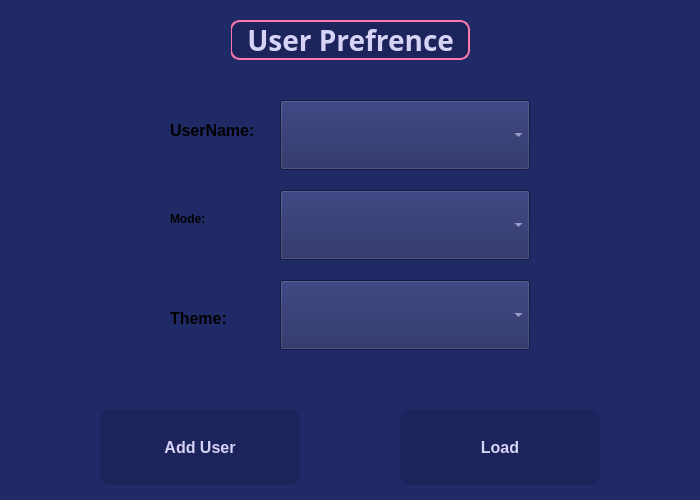
<?xml version="1.0" encoding="UTF-8"?>
<ui version="4.0">
 <class>User_Prefrence</class>
 <widget class="QDialog" name="User_Prefrence">
  <property name="geometry">
   <rect>
    <x>0</x>
    <y>0</y>
    <width>700</width>
    <height>500</height>
   </rect>
  </property>
  <property name="windowTitle">
   <string>Dialog</string>
  </property>
  <property name="styleSheet">
   <string notr="true">background:#202A67;
</string>
  </property>
  <widget class="QLabel" name="label">
   <property name="geometry">
    <rect>
     <x>230</x>
     <y>20</y>
     <width>240</width>
     <height>40</height>
    </rect>
   </property>
   <property name="font">
    <font>
     <family>Umpush</family>
     <pointsize>21</pointsize>
     <bold>true</bold>
    </font>
   </property>
   <property name="styleSheet">
    <string notr="true"> color:#D6D3F6;
 border-radius: 10px;
background-color: #1D245B;
  border: 2px solid #F979AB ;

</string>
   </property>
   <property name="text">
    <string> User Prefrence  </string>
   </property>
  </widget>
  <widget class="QPushButton" name="Load_Button">
   <property name="geometry">
    <rect>
     <x>400</x>
     <y>410</y>
     <width>200</width>
     <height>75</height>
    </rect>
   </property>
   <property name="font">
    <font>
     <pointsize>12</pointsize>
     <bold>true</bold>
    </font>
   </property>
   <property name="styleSheet">
    <string notr="true"> color:#D6D3F6;
 border-radius: 10px;
background-color: #1D245B;
</string>
   </property>
   <property name="text">
    <string>Load</string>
   </property>
  </widget>
  <widget class="QPushButton" name="Add_User_Button">
   <property name="geometry">
    <rect>
     <x>100</x>
     <y>410</y>
     <width>200</width>
     <height>75</height>
    </rect>
   </property>
   <property name="font">
    <font>
     <pointsize>12</pointsize>
     <bold>true</bold>
    </font>
   </property>
   <property name="styleSheet">
    <string notr="true"> color:#D6D3F6;
 border-radius: 10px;
background-color: #1D245B;
</string>
   </property>
   <property name="text">
    <string>Add User</string>
   </property>
  </widget>
  <widget class="QComboBox" name="Select_User">
   <property name="geometry">
    <rect>
     <x>280</x>
     <y>100</y>
     <width>250</width>
     <height>70</height>
    </rect>
   </property>
   <property name="styleSheet">
    <string notr="true"> color:#D6D3F6;
background-color: #1D245B;
</string>
   </property>
  </widget>
  <widget class="QComboBox" name="Select_Mode">
   <property name="geometry">
    <rect>
     <x>280</x>
     <y>190</y>
     <width>250</width>
     <height>70</height>
    </rect>
   </property>
   <property name="styleSheet">
    <string notr="true"> color:#D6D3F6;
background-color: #1D245B;
</string>
   </property>
  </widget>
  <widget class="QComboBox" name="Select_Theme">
   <property name="geometry">
    <rect>
     <x>280</x>
     <y>280</y>
     <width>250</width>
     <height>70</height>
    </rect>
   </property>
   <property name="styleSheet">
    <string notr="true"> color:#D6D3F6;
background-color: #1D245B;
</string>
   </property>
  </widget>
  <widget class="QLabel" name="label_Username">
   <property name="geometry">
    <rect>
     <x>170</x>
     <y>120</y>
     <width>91</width>
     <height>20</height>
    </rect>
   </property>
   <property name="font">
    <font>
     <pointsize>12</pointsize>
     <bold>true</bold>
    </font>
   </property>
   <property name="text">
    <string>UserName:</string>
   </property>
  </widget>
  <widget class="QLabel" name="label_Mode">
   <property name="geometry">
    <rect>
     <x>170</x>
     <y>210</y>
     <width>97</width>
     <height>17</height>
    </rect>
   </property>
   <property name="font">
    <font>
     <bold>true</bold>
    </font>
   </property>
   <property name="text">
    <string>Mode:</string>
   </property>
  </widget>
  <widget class="QLabel" name="label_Theme">
   <property name="geometry">
    <rect>
     <x>170</x>
     <y>310</y>
     <width>90</width>
     <height>17</height>
    </rect>
   </property>
   <property name="font">
    <font>
     <pointsize>12</pointsize>
     <bold>true</bold>
    </font>
   </property>
   <property name="text">
    <string>Theme:</string>
   </property>
  </widget>
  <widget class="QLabel" name="label_2">
   <property name="geometry">
    <rect>
     <x>0</x>
     <y>10</y>
     <width>231</width>
     <height>101</height>
    </rect>
   </property>
   <property name="text">
    <string/>
   </property>
   <property name="pixmap">
    <pixmap resource="Resources.qrc">:/Downloads/car-png-logo-hd-transparent-png-50241-768x768.png</pixmap>
   </property>
  </widget>
 </widget>
 <resources>
  <include location="Resources.qrc"/>
 </resources>
 <connections/>
</ui>
